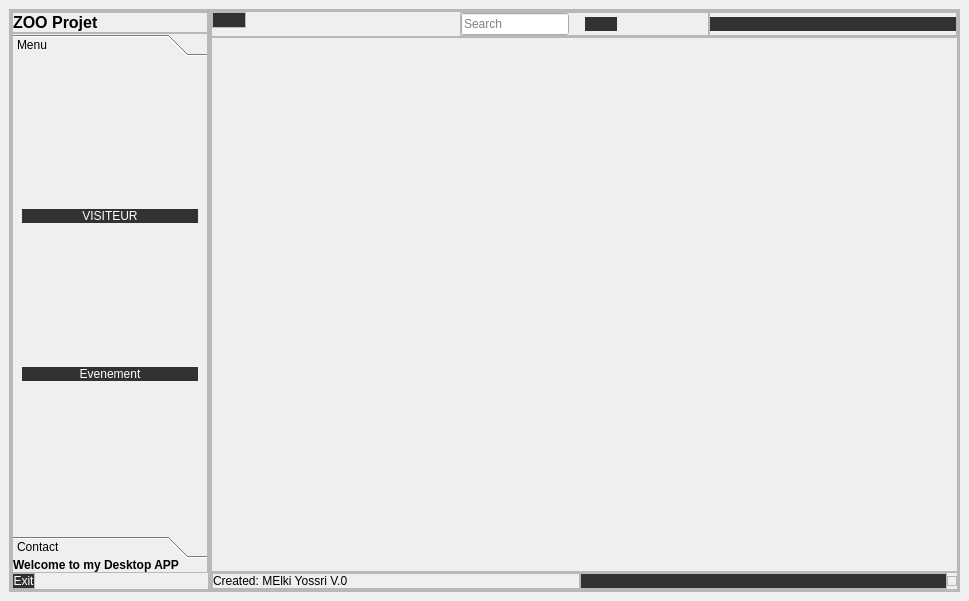
<?xml version="1.0" encoding="UTF-8"?>
<ui version="4.0">
 <class>MainWindow</class>
 <widget class="QMainWindow" name="MainWindow">
  <property name="geometry">
   <rect>
    <x>0</x>
    <y>0</y>
    <width>969</width>
    <height>601</height>
   </rect>
  </property>
  <property name="windowTitle">
   <string>MainWindow</string>
  </property>
  <property name="styleSheet">
   <string notr="true"/>
  </property>
  <widget class="QWidget" name="centralwidget">
   <layout class="QHBoxLayout" name="horizontalLayout">
    <item>
     <widget class="QFrame" name="frame">
      <property name="frameShape">
       <enum>QFrame::StyledPanel</enum>
      </property>
      <property name="frameShadow">
       <enum>QFrame::Raised</enum>
      </property>
      <layout class="QHBoxLayout" name="horizontalLayout_11">
       <property name="spacing">
        <number>0</number>
       </property>
       <property name="leftMargin">
        <number>0</number>
       </property>
       <property name="topMargin">
        <number>0</number>
       </property>
       <property name="rightMargin">
        <number>0</number>
       </property>
       <property name="bottomMargin">
        <number>0</number>
       </property>
       <item>
        <widget class="QFrame" name="Menu">
         <property name="maximumSize">
          <size>
           <width>200</width>
           <height>16777215</height>
          </size>
         </property>
         <property name="frameShape">
          <enum>QFrame::StyledPanel</enum>
         </property>
         <property name="frameShadow">
          <enum>QFrame::Raised</enum>
         </property>
         <layout class="QHBoxLayout" name="horizontalLayout_2">
          <property name="spacing">
           <number>0</number>
          </property>
          <property name="leftMargin">
           <number>0</number>
          </property>
          <property name="topMargin">
           <number>0</number>
          </property>
          <property name="rightMargin">
           <number>0</number>
          </property>
          <property name="bottomMargin">
           <number>0</number>
          </property>
          <item>
           <widget class="QFrame" name="slide_menu">
            <property name="minimumSize">
             <size>
              <width>198</width>
              <height>0</height>
             </size>
            </property>
            <property name="frameShape">
             <enum>QFrame::StyledPanel</enum>
            </property>
            <property name="frameShadow">
             <enum>QFrame::Raised</enum>
            </property>
            <layout class="QVBoxLayout" name="verticalLayout_4">
             <property name="spacing">
              <number>0</number>
             </property>
             <property name="leftMargin">
              <number>0</number>
             </property>
             <property name="topMargin">
              <number>0</number>
             </property>
             <property name="rightMargin">
              <number>0</number>
             </property>
             <property name="bottomMargin">
              <number>0</number>
             </property>
             <item alignment="Qt::AlignTop">
              <widget class="QFrame" name="frame_7">
               <property name="frameShape">
                <enum>QFrame::StyledPanel</enum>
               </property>
               <property name="frameShadow">
                <enum>QFrame::Raised</enum>
               </property>
               <layout class="QHBoxLayout" name="horizontalLayout_8">
                <property name="spacing">
                 <number>0</number>
                </property>
                <property name="leftMargin">
                 <number>0</number>
                </property>
                <property name="topMargin">
                 <number>0</number>
                </property>
                <property name="rightMargin">
                 <number>0</number>
                </property>
                <property name="bottomMargin">
                 <number>0</number>
                </property>
                <item>
                 <widget class="QLabel" name="label_2">
                  <property name="font">
                   <font>
                    <pointsize>12</pointsize>
                    <weight>75</weight>
                    <bold>true</bold>
                   </font>
                  </property>
                  <property name="text">
                   <string>ZOO Projet</string>
                  </property>
                 </widget>
                </item>
                <item alignment="Qt::AlignLeft|Qt::AlignTop">
                 <widget class="QLabel" name="label_3">
                  <property name="font">
                   <font>
                    <pointsize>12</pointsize>
                    <weight>75</weight>
                    <bold>true</bold>
                   </font>
                  </property>
                  <property name="text">
                   <string/>
                  </property>
                  <property name="pixmap">
                   <pixmap>../icons/twitter.svg</pixmap>
                  </property>
                 </widget>
                </item>
               </layout>
              </widget>
             </item>
             <item>
              <widget class="QFrame" name="frame_8">
               <property name="sizePolicy">
                <sizepolicy hsizetype="Preferred" vsizetype="Expanding">
                 <horstretch>0</horstretch>
                 <verstretch>0</verstretch>
                </sizepolicy>
               </property>
               <property name="frameShape">
                <enum>QFrame::StyledPanel</enum>
               </property>
               <property name="frameShadow">
                <enum>QFrame::Raised</enum>
               </property>
               <layout class="QVBoxLayout" name="verticalLayout_5">
                <property name="spacing">
                 <number>0</number>
                </property>
                <property name="leftMargin">
                 <number>0</number>
                </property>
                <property name="topMargin">
                 <number>0</number>
                </property>
                <property name="rightMargin">
                 <number>0</number>
                </property>
                <property name="bottomMargin">
                 <number>0</number>
                </property>
                <item>
                 <widget class="QToolBox" name="toolBox">
                  <property name="styleSheet">
                   <string notr="true">QPushButton{
    color:white;
	font: 75 10pt &quot;Source Code Pro&quot;;
	font: 87 8pt &quot;Nexa Rust Sans Black 01&quot;;
    background-color: rgb(51, 50, 50);
background:  rgb(51, 50, 50);
border-radius:10px;
}
QPushButton:hover
{
color:white;

background:#b20837;
border-radius:10px;
}</string>
                  </property>
                  <property name="currentIndex">
                   <number>0</number>
                  </property>
                  <widget class="QWidget" name="page">
                   <property name="geometry">
                    <rect>
                     <x>0</x>
                     <y>0</y>
                     <width>194</width>
                     <height>449</height>
                    </rect>
                   </property>
                   <attribute name="icon">
                    <iconset>
                     <normaloff>../icons/chevron-down.svg</normaloff>../icons/chevron-down.svg</iconset>
                   </attribute>
                   <attribute name="label">
                    <string>Menu</string>
                   </attribute>
                   <layout class="QVBoxLayout" name="verticalLayout_6">
                    <item>
                     <widget class="QPushButton" name="Visiteur">
                      <property name="text">
                       <string>VISITEUR</string>
                      </property>
                     </widget>
                    </item>
                    <item>
                     <widget class="QPushButton" name="EV">
                      <property name="text">
                       <string>Evenement</string>
                      </property>
                     </widget>
                    </item>
                   </layout>
                  </widget>
                  <widget class="QWidget" name="page_2">
                   <property name="geometry">
                    <rect>
                     <x>0</x>
                     <y>0</y>
                     <width>194</width>
                     <height>449</height>
                    </rect>
                   </property>
                   <attribute name="icon">
                    <iconset>
                     <normaloff>../icons/chevron-down.svg</normaloff>../icons/chevron-down.svg</iconset>
                   </attribute>
                   <attribute name="label">
                    <string>Contact</string>
                   </attribute>
                   <layout class="QVBoxLayout" name="verticalLayout_7">
                    <item>
                     <widget class="QFrame" name="frame_10">
                      <property name="frameShape">
                       <enum>QFrame::StyledPanel</enum>
                      </property>
                      <property name="frameShadow">
                       <enum>QFrame::Raised</enum>
                      </property>
                      <layout class="QVBoxLayout" name="verticalLayout_8">
                       <item>
                        <widget class="QFrame" name="frame_11">
                         <property name="frameShape">
                          <enum>QFrame::StyledPanel</enum>
                         </property>
                         <property name="frameShadow">
                          <enum>QFrame::Raised</enum>
                         </property>
                         <layout class="QVBoxLayout" name="verticalLayout_9">
                          <item>
                           <widget class="QFrame" name="frame_12">
                            <property name="frameShape">
                             <enum>QFrame::StyledPanel</enum>
                            </property>
                            <property name="frameShadow">
                             <enum>QFrame::Raised</enum>
                            </property>
                            <layout class="QVBoxLayout" name="verticalLayout_10">
                             <item>
                              <widget class="QPushButton" name="pushButton">
                               <property name="text">
                                <string>Statistic</string>
                               </property>
                              </widget>
                             </item>
                            </layout>
                           </widget>
                          </item>
                          <item>
                           <widget class="QPushButton" name="evalua">
                            <property name="styleSheet">
                             <string notr="true">QPushButton{
    color:white;
	font: 75 10pt &quot;Source Code Pro&quot;;
	font: 87 8pt &quot;Nexa Rust Sans Black 01&quot;;
    background-color: rgb(51, 50, 50);
background:  rgb(51, 50, 50);
border-radius:10px;
}
QPushButton:hover
{
color:white;

background:#b20837;
border-radius:10px;
}</string>
                            </property>
                            <property name="text">
                             <string>Evaluation</string>
                            </property>
                           </widget>
                          </item>
                         </layout>
                        </widget>
                       </item>
                      </layout>
                     </widget>
                    </item>
                   </layout>
                  </widget>
                 </widget>
                </item>
                <item>
                 <widget class="QLabel" name="label_4">
                  <property name="font">
                   <font>
                    <weight>75</weight>
                    <bold>true</bold>
                   </font>
                  </property>
                  <property name="text">
                   <string>Welcome to my Desktop APP</string>
                  </property>
                 </widget>
                </item>
               </layout>
              </widget>
             </item>
             <item alignment="Qt::AlignLeft|Qt::AlignBottom">
              <widget class="QFrame" name="frame_9">
               <property name="frameShape">
                <enum>QFrame::StyledPanel</enum>
               </property>
               <property name="frameShadow">
                <enum>QFrame::Raised</enum>
               </property>
               <layout class="QHBoxLayout" name="horizontalLayout_9">
                <property name="spacing">
                 <number>0</number>
                </property>
                <property name="leftMargin">
                 <number>0</number>
                </property>
                <property name="topMargin">
                 <number>0</number>
                </property>
                <property name="rightMargin">
                 <number>0</number>
                </property>
                <property name="bottomMargin">
                 <number>0</number>
                </property>
                <item alignment="Qt::AlignBottom">
                 <widget class="QPushButton" name="pushButton_7">
                  <property name="styleSheet">
                   <string notr="true">QPushButton{
    color:white;
	font: 75 10pt &quot;Source Code Pro&quot;;
	font: 87 8pt &quot;Nexa Rust Sans Black 01&quot;;
    background-color: rgb(51, 50, 50);
background:  rgb(51, 50, 50);
border-radius:10px;
}
QPushButton:hover
{
color:white;

background:#b20837;
border-radius:10px;
}</string>
                  </property>
                  <property name="text">
                   <string>Exit</string>
                  </property>
                  <property name="icon">
                   <iconset>
                    <normaloff>../icons/external-link.svg</normaloff>../icons/external-link.svg</iconset>
                  </property>
                  <property name="iconSize">
                   <size>
                    <width>16</width>
                    <height>16</height>
                   </size>
                  </property>
                 </widget>
                </item>
               </layout>
              </widget>
             </item>
            </layout>
           </widget>
          </item>
         </layout>
        </widget>
       </item>
       <item>
        <widget class="QFrame" name="main_body">
         <property name="frameShape">
          <enum>QFrame::StyledPanel</enum>
         </property>
         <property name="frameShadow">
          <enum>QFrame::Raised</enum>
         </property>
         <layout class="QVBoxLayout" name="verticalLayout">
          <property name="spacing">
           <number>0</number>
          </property>
          <property name="leftMargin">
           <number>0</number>
          </property>
          <property name="topMargin">
           <number>0</number>
          </property>
          <property name="rightMargin">
           <number>0</number>
          </property>
          <property name="bottomMargin">
           <number>0</number>
          </property>
          <item alignment="Qt::AlignTop">
           <widget class="QFrame" name="header_frane">
            <property name="frameShape">
             <enum>QFrame::StyledPanel</enum>
            </property>
            <property name="frameShadow">
             <enum>QFrame::Raised</enum>
            </property>
            <layout class="QHBoxLayout" name="horizontalLayout_3">
             <property name="spacing">
              <number>0</number>
             </property>
             <property name="leftMargin">
              <number>0</number>
             </property>
             <property name="topMargin">
              <number>0</number>
             </property>
             <property name="rightMargin">
              <number>0</number>
             </property>
             <property name="bottomMargin">
              <number>0</number>
             </property>
             <item alignment="Qt::AlignLeft|Qt::AlignTop">
              <widget class="QFrame" name="frame_2">
               <property name="frameShape">
                <enum>QFrame::StyledPanel</enum>
               </property>
               <property name="frameShadow">
                <enum>QFrame::Raised</enum>
               </property>
               <layout class="QHBoxLayout" name="horizontalLayout_7">
                <property name="spacing">
                 <number>0</number>
                </property>
                <property name="leftMargin">
                 <number>0</number>
                </property>
                <property name="topMargin">
                 <number>0</number>
                </property>
                <property name="rightMargin">
                 <number>0</number>
                </property>
                <property name="bottomMargin">
                 <number>0</number>
                </property>
                <item alignment="Qt::AlignLeft|Qt::AlignTop">
                 <widget class="QPushButton" name="pushButton_6">
                  <property name="styleSheet">
                   <string notr="true">QPushButton{
    color:white;
	font: 75 10pt &quot;Source Code Pro&quot;;
	font: 87 8pt &quot;Nexa Rust Sans Black 01&quot;;
    background-color: rgb(51, 50, 50);
background:  rgb(51, 50, 50);
border-radius:10px;
}
QPushButton:hover
{
color:white;

background:#b20837;
border-radius:10px;
}</string>
                  </property>
                  <property name="text">
                   <string/>
                  </property>
                  <property name="icon">
                   <iconset>
                    <normaloff>../icons/align-left.svg</normaloff>../icons/align-left.svg</iconset>
                  </property>
                  <property name="iconSize">
                   <size>
                    <width>32</width>
                    <height>32</height>
                   </size>
                  </property>
                 </widget>
                </item>
               </layout>
              </widget>
             </item>
             <item>
              <widget class="QFrame" name="frame_3">
               <property name="frameShape">
                <enum>QFrame::StyledPanel</enum>
               </property>
               <property name="frameShadow">
                <enum>QFrame::Raised</enum>
               </property>
               <layout class="QHBoxLayout" name="horizontalLayout_6">
                <property name="spacing">
                 <number>0</number>
                </property>
                <property name="leftMargin">
                 <number>0</number>
                </property>
                <property name="topMargin">
                 <number>0</number>
                </property>
                <property name="rightMargin">
                 <number>0</number>
                </property>
                <property name="bottomMargin">
                 <number>0</number>
                </property>
                <item alignment="Qt::AlignLeft">
                 <widget class="QLineEdit" name="lineEdit">
                  <property name="placeholderText">
                   <string>Search</string>
                  </property>
                 </widget>
                </item>
                <item alignment="Qt::AlignLeft">
                 <widget class="QPushButton" name="pushButton_4">
                  <property name="styleSheet">
                   <string notr="true">QPushButton{
    color:white;
	font: 75 10pt &quot;Source Code Pro&quot;;
	font: 87 8pt &quot;Nexa Rust Sans Black 01&quot;;
    background-color: rgb(51, 50, 50);
background:  rgb(51, 50, 50);
border-radius:10px;
}
QPushButton:hover
{
color:white;

background:#b20837;
border-radius:10px;
}</string>
                  </property>
                  <property name="text">
                   <string/>
                  </property>
                  <property name="icon">
                   <iconset>
                    <normaloff>../icons/search.svg</normaloff>../icons/search.svg</iconset>
                  </property>
                 </widget>
                </item>
               </layout>
              </widget>
             </item>
             <item>
              <widget class="QFrame" name="frame_4">
               <property name="frameShape">
                <enum>QFrame::StyledPanel</enum>
               </property>
               <property name="frameShadow">
                <enum>QFrame::Raised</enum>
               </property>
               <layout class="QHBoxLayout" name="horizontalLayout_5">
                <property name="spacing">
                 <number>0</number>
                </property>
                <property name="leftMargin">
                 <number>0</number>
                </property>
                <property name="topMargin">
                 <number>0</number>
                </property>
                <property name="rightMargin">
                 <number>0</number>
                </property>
                <property name="bottomMargin">
                 <number>0</number>
                </property>
                <item>
                 <widget class="QPushButton" name="playmusic">
                  <property name="styleSheet">
                   <string notr="true">QPushButton{
    color:white;
	font: 75 10pt &quot;Source Code Pro&quot;;
	font: 87 8pt &quot;Nexa Rust Sans Black 01&quot;;
    background-color: rgb(51, 50, 50);
background:  rgb(51, 50, 50);
border-radius:10px;
}
QPushButton:hover
{
color:white;

background:#b20837;
border-radius:10px;
}</string>
                  </property>
                  <property name="text">
                   <string/>
                  </property>
                  <property name="icon">
                   <iconset>
                    <normaloff>../icons/play.svg</normaloff>../icons/play.svg</iconset>
                  </property>
                 </widget>
                </item>
                <item>
                 <widget class="QPushButton" name="pause">
                  <property name="styleSheet">
                   <string notr="true">QPushButton{
    color:white;
	font: 75 10pt &quot;Source Code Pro&quot;;
	font: 87 8pt &quot;Nexa Rust Sans Black 01&quot;;
    background-color: rgb(51, 50, 50);
background:  rgb(51, 50, 50);
border-radius:10px;
}
QPushButton:hover
{
color:white;

background:#b20837;
border-radius:10px;
}</string>
                  </property>
                  <property name="text">
                   <string/>
                  </property>
                  <property name="icon">
                   <iconset>
                    <normaloff>../icons/pause.svg</normaloff>../icons/pause.svg</iconset>
                  </property>
                 </widget>
                </item>
                <item>
                 <widget class="QPushButton" name="pushButton_3">
                  <property name="styleSheet">
                   <string notr="true">QPushButton{
    color:white;
	font: 75 10pt &quot;Source Code Pro&quot;;
	font: 87 8pt &quot;Nexa Rust Sans Black 01&quot;;
    background-color: rgb(51, 50, 50);
background:  rgb(51, 50, 50);
border-radius:10px;
}
QPushButton:hover
{
color:white;

background:#b20837;
border-radius:10px;
}</string>
                  </property>
                  <property name="text">
                   <string/>
                  </property>
                  <property name="icon">
                   <iconset>
                    <normaloff>../icons/x.svg</normaloff>../icons/x.svg</iconset>
                  </property>
                 </widget>
                </item>
               </layout>
              </widget>
             </item>
            </layout>
           </widget>
          </item>
          <item>
           <widget class="QFrame" name="body_frame">
            <property name="frameShape">
             <enum>QFrame::StyledPanel</enum>
            </property>
            <property name="frameShadow">
             <enum>QFrame::Raised</enum>
            </property>
            <layout class="QHBoxLayout" name="horizontalLayout_10">
             <item>
              <widget class="QStackedWidget" name="stackedWidget">
               <property name="currentIndex">
                <number>1</number>
               </property>
               <widget class="QWidget" name="page_3"/>
               <widget class="QWidget" name="page_5"/>
               <widget class="QWidget" name="page_4"/>
              </widget>
             </item>
            </layout>
           </widget>
          </item>
          <item alignment="Qt::AlignBottom">
           <widget class="QFrame" name="footer">
            <property name="frameShape">
             <enum>QFrame::StyledPanel</enum>
            </property>
            <property name="frameShadow">
             <enum>QFrame::Raised</enum>
            </property>
            <layout class="QHBoxLayout" name="horizontalLayout_4">
             <property name="spacing">
              <number>0</number>
             </property>
             <property name="leftMargin">
              <number>0</number>
             </property>
             <property name="topMargin">
              <number>0</number>
             </property>
             <property name="rightMargin">
              <number>0</number>
             </property>
             <property name="bottomMargin">
              <number>0</number>
             </property>
             <item>
              <widget class="QFrame" name="frame_5">
               <property name="frameShape">
                <enum>QFrame::StyledPanel</enum>
               </property>
               <property name="frameShadow">
                <enum>QFrame::Raised</enum>
               </property>
               <layout class="QVBoxLayout" name="verticalLayout_3">
                <property name="spacing">
                 <number>0</number>
                </property>
                <property name="leftMargin">
                 <number>0</number>
                </property>
                <property name="topMargin">
                 <number>0</number>
                </property>
                <property name="rightMargin">
                 <number>0</number>
                </property>
                <property name="bottomMargin">
                 <number>0</number>
                </property>
                <item>
                 <widget class="QLabel" name="label">
                  <property name="text">
                   <string>Created: MElki Yossri V.0</string>
                  </property>
                 </widget>
                </item>
               </layout>
              </widget>
             </item>
             <item>
              <widget class="QFrame" name="frame_6">
               <property name="frameShape">
                <enum>QFrame::StyledPanel</enum>
               </property>
               <property name="frameShadow">
                <enum>QFrame::Raised</enum>
               </property>
               <layout class="QVBoxLayout" name="verticalLayout_2">
                <property name="spacing">
                 <number>0</number>
                </property>
                <property name="leftMargin">
                 <number>0</number>
                </property>
                <property name="topMargin">
                 <number>0</number>
                </property>
                <property name="rightMargin">
                 <number>0</number>
                </property>
                <property name="bottomMargin">
                 <number>0</number>
                </property>
                <item>
                 <widget class="QPushButton" name="pushButton_5">
                  <property name="styleSheet">
                   <string notr="true">QPushButton{
    color:white;
	font: 75 10pt &quot;Source Code Pro&quot;;
	font: 87 8pt &quot;Nexa Rust Sans Black 01&quot;;
    background-color: rgb(51, 50, 50);
background:  rgb(51, 50, 50);
border-radius:10px;
}
QPushButton:hover
{
color:white;

background:#b20837;
border-radius:10px;
}</string>
                  </property>
                  <property name="text">
                   <string/>
                  </property>
                  <property name="icon">
                   <iconset>
                    <normaloff>../icons/box.svg</normaloff>../icons/box.svg</iconset>
                  </property>
                 </widget>
                </item>
               </layout>
              </widget>
             </item>
             <item>
              <widget class="QFrame" name="size_grip">
               <property name="minimumSize">
                <size>
                 <width>10</width>
                 <height>10</height>
                </size>
               </property>
               <property name="maximumSize">
                <size>
                 <width>10</width>
                 <height>10</height>
                </size>
               </property>
               <property name="frameShape">
                <enum>QFrame::StyledPanel</enum>
               </property>
               <property name="frameShadow">
                <enum>QFrame::Raised</enum>
               </property>
              </widget>
             </item>
            </layout>
           </widget>
          </item>
         </layout>
        </widget>
       </item>
      </layout>
     </widget>
    </item>
   </layout>
  </widget>
 </widget>
 <resources/>
 <connections/>
</ui>
